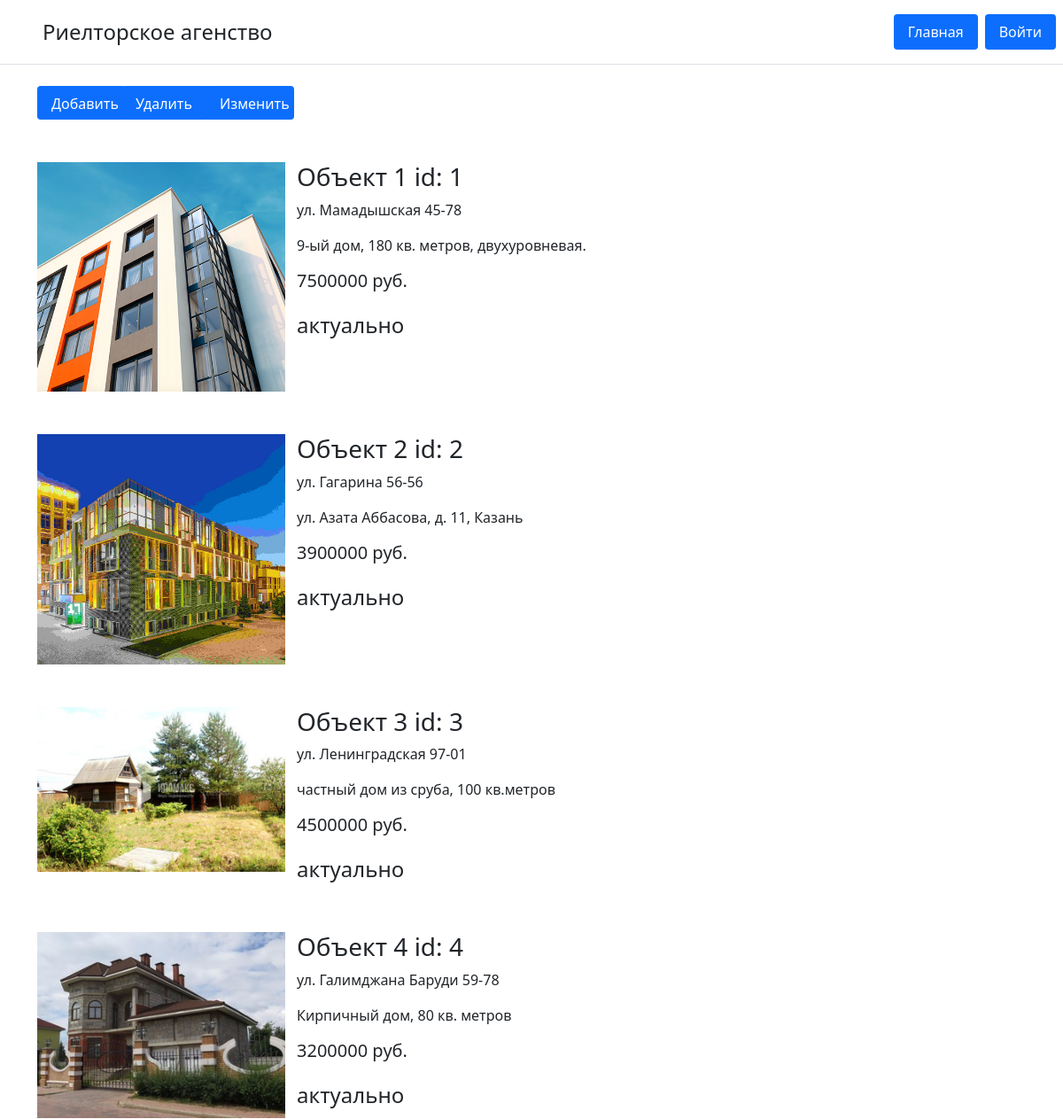
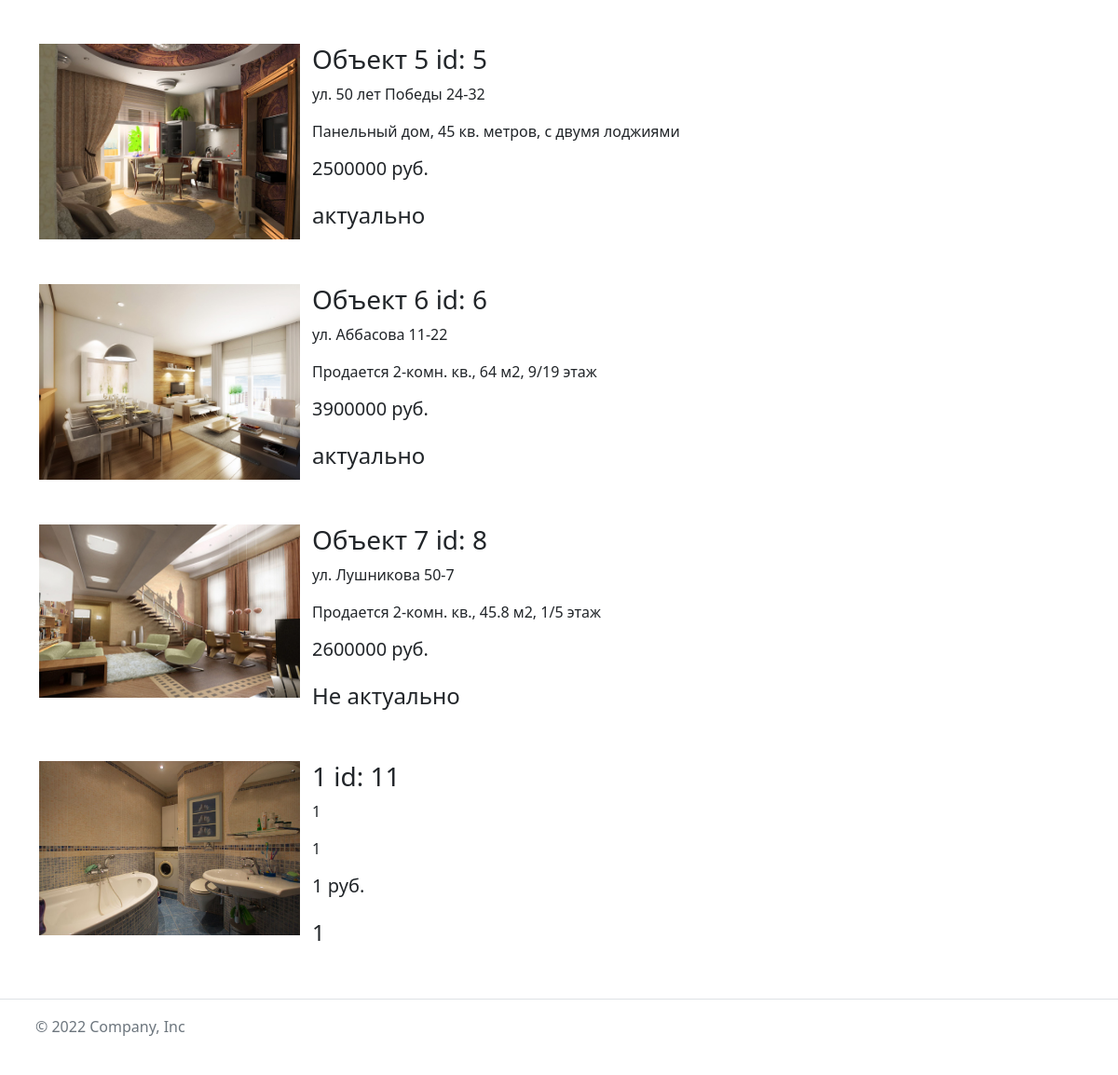
The page /management.php on the database its author committed (2 pictures, top to bottom).
### tables this page shows
CREATE TABLE `realty_info` (
  `id` int(11) NOT NULL,
  `title` varchar(255) NOT NULL,
  `address` varchar(255) NOT NULL,
  `description` text NOT NULL,
  `price` int(11) NOT NULL,
  `img` text NOT NULL,
  `relevance` varchar(30) NOT NULL DEFAULT 'актуально'
);

### management.php (the view, shortened to what this page needs)
<!DOCTYPE html>
<html lang="en">
<head>
    <?php include "includes/allstyles.php" ?>
</head>
<body >
    <?php include "includes/header.php" ?>
    <div class="container">
    <div class="row mb-5">
        <div class="col-1 ">
            <a href="add_card.php" class="nav-link active unic_button" aria-current="page">Добавить</a>
        </div>
        <div class="col-1 ">
            <a href="delete_card.php" class="nav-link active unic_button" aria-current="page">Удалить</a>
        </div>
        <div class="col-1 ">
            <a href="edit_card.php" class="nav-link active unic_button" aria-current="page">Изменить</a>
        </div>
    </div>
        <?php
            $mysql = new mysqli('localhost', 'root', 'root', 'realdy_db');
            $result = $mysql->query("SELECT * FROM `realty_info`");
            while($row = $result->fetch_assoc()){
                echo '
                    <div class="realty_list">
                        <div class="row mb-5">
                            <div class="col-md-3"><img src="' . $row[img] . '" alt=""></div>
                            <div class="col ms-2">
                                <h3 class="realty_item_title">' . $row[title] . ' id: ' . $row[id] . '</h3>
                                <p class="realty_item_address">' . $row[address] . '</p>
                                <p class="realty_item_description">' . $row[description] . '</p>
                                <p class="realty_item_price h5 mb-4">' . $row[price] . '  руб.</p>
                                <h4>' . $row[relevance] . '</h4>
                            </div>
                        </div>
                    </div>';
        }
        ?>
    </div>
    <?php include "includes/footer.php"?>
</body>
</html>

### styles/style.css (style rules this page uses)
.realty_list img { width: 280px; }
.unic_button { color: #fff; background-color: #0d6efd; border: 0; border-radius: 0.25rem; width: 100px; height: 38px; }

### rows shown on the page
realty_info: img (picture), title "Объект 1", id "1", address "ул. Мамадышская 45-78", description "9-ый дом, 180 кв. метров, двухуровневая.", price "7500000", relevance "актуально"
realty_info: img (picture), title "Объект 2", id "2", address "ул. Гагарина 56-56", description "ул. Азата Аббасова, д. 11, Казань", price "3900000", relevance "актуально"
realty_info: img (picture), title "Объект 3", id "3", address "ул. Ленинградская 97-01", description "частный дом из сруба, 100 кв.метров", price "4500000", relevance "актуально"
realty_info: img (picture), title "Объект 4", id "4", address "ул. Галимджана Баруди 59-78", description "Кирпичный дом, 80 кв. метров", price "3200000", relevance "актуально"
realty_info: img (picture), title "Объект 5", id "5", address "ул. 50 лет Победы 24-32", description "Панельный дом, 45 кв. метров, с двумя лоджиями", price "2500000", relevance "актуально"
realty_info: img (picture), title "Объект 6", id "6", address "ул. Аббасова 11-22", description "Продается 2-комн. кв., 64 м2, 9/19 этаж", price "3900000", relevance "актуально"
realty_info: img (picture), title "Объект 7", id "8", address "ул. Лушникова 50-7", description "Продается 2-комн. кв., 45.8 м2, 1/5 этаж", price "2600000", relevance "Не актуально"
realty_info: img (picture), title "1", id "11", address "1", description "1", price "1", relevance "1"
